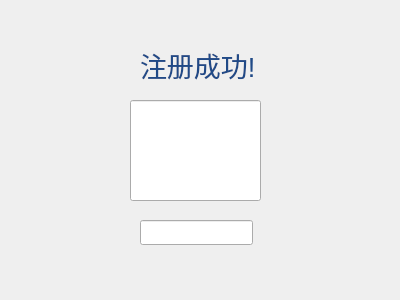
<?xml version="1.0" encoding="UTF-8"?>
<ui version="4.0">
 <class>sixform</class>
 <widget class="QWidget" name="sixform">
  <property name="geometry">
   <rect>
    <x>0</x>
    <y>0</y>
    <width>400</width>
    <height>300</height>
   </rect>
  </property>
  <property name="windowTitle">
   <string>Form</string>
  </property>
  <widget class="QLabel" name="label">
   <property name="geometry">
    <rect>
     <x>140</x>
     <y>40</y>
     <width>161</width>
     <height>51</height>
    </rect>
   </property>
   <property name="text">
    <string>&lt;html&gt;&lt;head/&gt;&lt;body&gt;&lt;p&gt;&lt;span style=&quot; font-size:20pt; color:#204a87;&quot;&gt;注册成功!&lt;/span&gt;&lt;/p&gt;&lt;/body&gt;&lt;/html&gt;</string>
   </property>
  </widget>
  <widget class="QLineEdit" name="lineEdit">
   <property name="geometry">
    <rect>
     <x>130</x>
     <y>100</y>
     <width>131</width>
     <height>101</height>
    </rect>
   </property>
  </widget>
  <widget class="QLineEdit" name="lineEdit_2">
   <property name="geometry">
    <rect>
     <x>140</x>
     <y>220</y>
     <width>113</width>
     <height>25</height>
    </rect>
   </property>
  </widget>
 </widget>
 <resources/>
 <connections/>
</ui>
